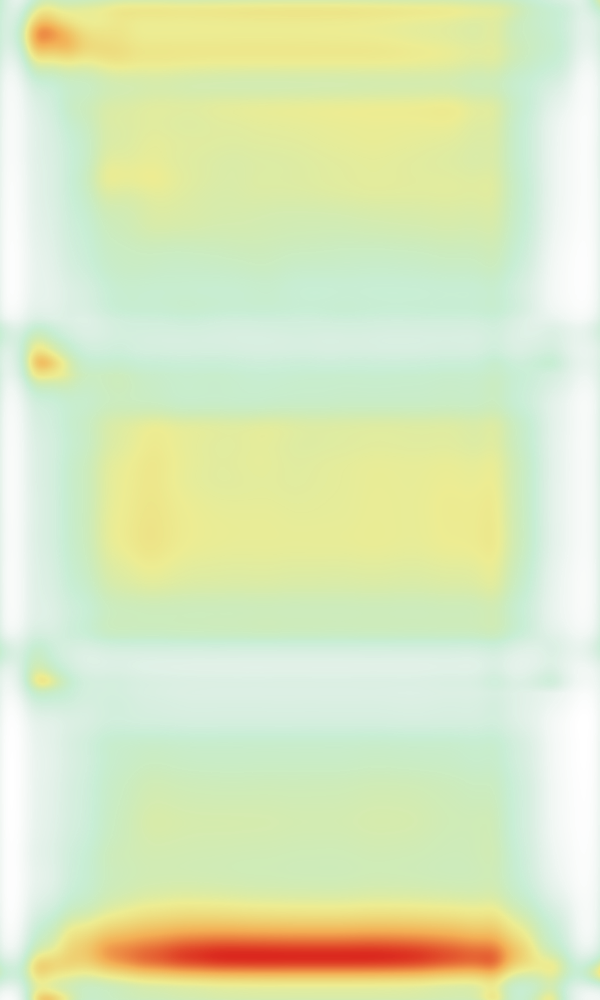
#> input picture assets/proof/proof-heatmap.png, 600 x 1000 px, shrunk from 1440 x 2400 before the run, given as the content of the folder /tmp/lookatify-bands, which was not available
$ python report-stage-bands.py
#> lines starting #> are read from the running program, lines starting #| are printed output that depends on the picture; pictures that were not available may be replaced by others from this repository, and a replacement may not be noted
#!/usr/bin/env python3
"""Report where the attention sits in a saved stage image.

The pipeline saves one image per stage in ``/tmp/lookatify-bands``. This
prints the band profile of each of them, so the stage that loses the middle
of the page is easy to see.

Usage:
    python scripts/report-stage-bands.py [--dir /tmp/lookatify-bands]
"""

from __future__ import annotations

import argparse
from pathlib import Path

import numpy as np
from PIL import Image

BANDS = 20


def main() -> None:
    parser = argparse.ArgumentParser()
    parser.add_argument("--dir", default="/tmp/lookatify-bands")
    arguments = parser.parse_args()

    directory = Path(arguments.dir)

    for path in sorted(directory.glob("*.png")):
        with Image.open(path) as source:
#> source is the input picture: PIL image 600x1000 RGBA; mean R, G, B, A 109.5, 183.5, 61.7, 84.3
            values = np.array(source.convert("L"), dtype=np.float64) / 255.0
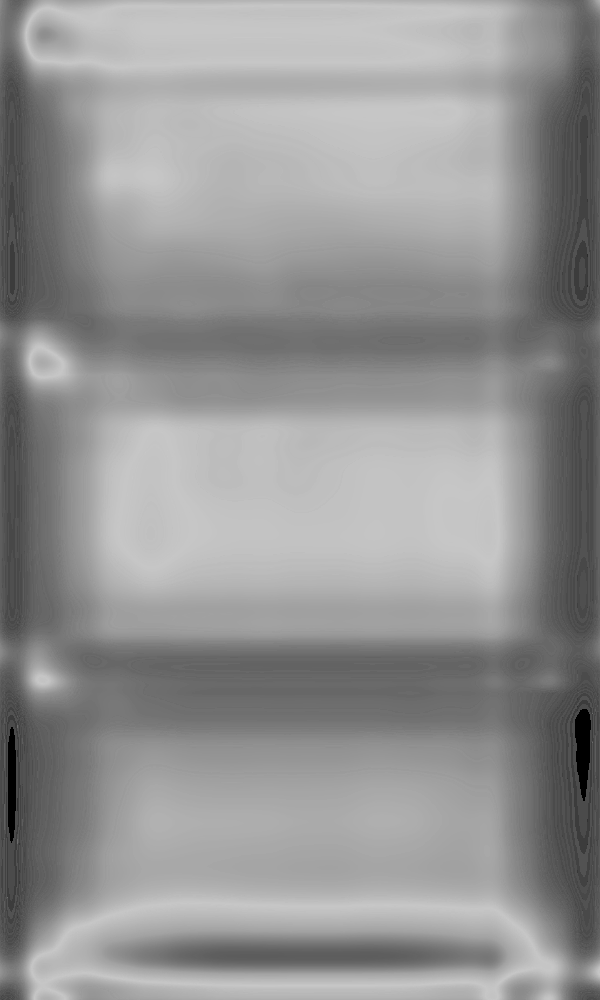
#> values: shape (1000, 600) float64; min 0, max 0.784, mean 0.578

        height = values.shape[0]
#> height = 1000
        band_height = max(1, height // BANDS)
#> band_height = 50
        print(f"\n=== {path.name} ({values.shape[1]}x{values.shape[0]}) ===")
#| === proof-heatmap.png (600x1000) ===
        print(f"    {'band':>12}  {'mean':>8}  {'max':>8}  {'>0.5':>7}")
        for index in range(BANDS):
            top = index * band_height
            bottom = min(height, top + band_height)
            if top >= bottom:
                break
            band = values[top:bottom]
            visible = float((band > 0.5).mean() * 100.0)
            tag = " <-- first" if index == 0 else (" <-- last" if index == BANDS - 1 else "")
            print(
                f"    {top:>6}-{bottom:<5}  {band.mean():>8.4f}  {band.max():>8.4f}  "
                f"{visible:>6.2f}%{tag}"
            )
#> this loop made 20 passes
#> visible on passes 1 to 12: 90.78, 85.4, 77.93, 76.95, 75.35, 70.06, 25.89, 68.05, 79.08, 79.59, 79.6, 78.05
#|          0-50       0.7031    0.7843   90.78% <-- first
#|         50-100      0.6531    0.7804   85.40%
#|        100-150      0.6429    0.7804   77.93%
#|        150-200      0.6305    0.7765   76.95%
#|        200-250      0.5831    0.7412   75.35%
#|        250-300      0.5047    0.6431   70.06%
#|        300-350      0.4598    0.7804   25.89%
#|        350-400      0.5282    0.7804   68.05%
#> (further printed lines are left out)
#> pass 1, in main, `band = values[top:bottom]`:
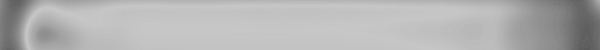
#> band: shape (50, 600) float64; min 0.349, max 0.784, mean 0.703
#> pass 2, in main, `band = values[top:bottom]`:
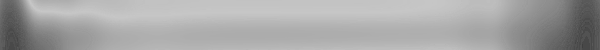
#> band: shape (50, 600) float64; min 0.247, max 0.78, mean 0.653
#> pass 3, in main, `band = values[top:bottom]`:
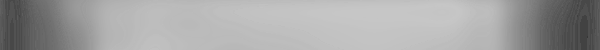
#> band: shape (50, 600) float64; min 0.216, max 0.78, mean 0.643
#> after the loop:
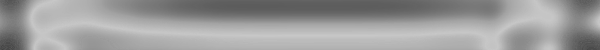
#> band: shape (50, 600) float64; min 0.259, max 0.78, mean 0.61


if __name__ == "__main__":
    main()
